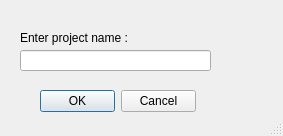
<?xml version="1.0" encoding="UTF-8"?>
<ui version="4.0">
 <class>CreateNewProject</class>
 <widget class="QDialog" name="CreateNewProject">
  <property name="geometry">
   <rect>
    <x>0</x>
    <y>0</y>
    <width>283</width>
    <height>136</height>
   </rect>
  </property>
  <property name="windowTitle">
   <string>Create new project</string>
  </property>
  <property name="autoFillBackground">
   <bool>true</bool>
  </property>
  <property name="sizeGripEnabled">
   <bool>true</bool>
  </property>
  <property name="modal">
   <bool>true</bool>
  </property>
  <widget class="QDialogButtonBox" name="buttonBox">
   <property name="geometry">
    <rect>
     <x>40</x>
     <y>90</y>
     <width>156</width>
     <height>23</height>
    </rect>
   </property>
   <property name="standardButtons">
    <set>QDialogButtonBox::Cancel|QDialogButtonBox::Ok</set>
   </property>
  </widget>
  <widget class="QLabel" name="label">
   <property name="geometry">
    <rect>
     <x>20</x>
     <y>30</y>
     <width>121</width>
     <height>16</height>
    </rect>
   </property>
   <property name="text">
    <string>Enter project name :</string>
   </property>
  </widget>
  <widget class="QLineEdit" name="lineEdit">
   <property name="geometry">
    <rect>
     <x>20</x>
     <y>50</y>
     <width>191</width>
     <height>21</height>
    </rect>
   </property>
  </widget>
 </widget>
 <resources/>
 <connections/>
</ui>
